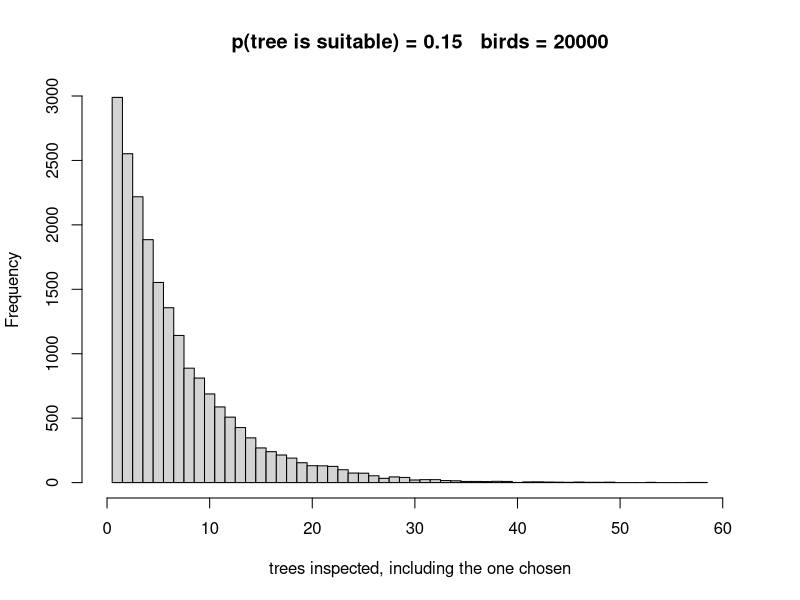

Write the R code that produced this figure.
p_good <- 0.15
birds <- 20000

# At 200 birds the one-tree-wide bars are too sparse to compare against the
# shortcut -- most bars hold one or two birds and the shape is lost in noise.
# 200 is the right number for "look how much birds differ"; the comparison
# needs more.  20000 takes under a second and tracks the curve closely.
#
# Do NOT try to read the mode off these bars.  P(1 tree) = 0.0500 and
# P(2 trees) = 0.0475 differ by five percent, so the tallest bar lands on 1
# only about ten times in twelve even at 50000 birds.  That the mode is 1 is a
# fact about the formula, not something a sample can show -- it is the red
# dots that make the claim, and they are monotone by construction.

normalize_and_compare <- 0
plot_geometric <- 0

# There is no largest possible number of trees: an unlucky bird could keep
# looking forever.  So the plot shows a fixed window and reports what ran past
# it, rather than letting the single unluckiest bird set the axis.
max_shown <- 60

if (p_good <= 0) {stop("p_good must be above 0, or the bird never finds a tree")}

results <- rep(NA, birds)
for(b in 1:birds)
{
  found_nest <- FALSE
  trees_tried <- 0
  while (!found_nest)
  {
    found_nest <- runif(1) < p_good
    trees_tried <- trees_tried + 1
  }
  results[b]<-trees_tried
}

# One bar per number of trees.  The default breaks would put 1 and 2 in the
# same bar, which hides the whole point: the single most likely outcome is
# that the first tree tried is good.
breaks <- seq(0.5, max(results) + 0.5, by = 1)
possible <- 1:max_shown

# dgeom() counts the FAILURES before the first success, but trees_tried counts
# the trees inspected including the good one -- hence the minus one.
expected <- dgeom(possible - 1, p_good)

title <- paste("p(tree is suitable) =", p_good, "  birds =", birds)

hist(results, breaks = breaks, freq = !normalize_and_compare, main = title,
     xlab = "trees inspected, including the one chosen",
     xlim = c(0, max_shown + 1))

if (plot_geometric)
{
  points(possible, expected, col = "red", pch = 19)
  legend("topright", legend = c("simulation", "geometric"),
         col = c("black", "red"), pch = c(15, 19), bty = "n")
}

# The three summaries are the point of this example: they disagree, and none
# of them is "what to expect".
cat("birds followed    :", birds, "\n")
cat("settled in tree 1 :", sum(results == 1), "birds  (", 
    round(100 * mean(results == 1)), "% ; dgeom says", round(100 * p_good), "% )\n")
cat("median            :", median(results), "\n")
cat("mean              :", round(mean(results), 1), "  (1/p =", 1/p_good, ")\n")
cat("searched more than", 1/p_good, "trees:", sum(results > 1/p_good), "birds\n")
cat("longest search    :", max(results), "trees\n")
if (any(results > max_shown))
{
  cat("ran past the axis :", sum(results > max_shown), "birds\n")
}
